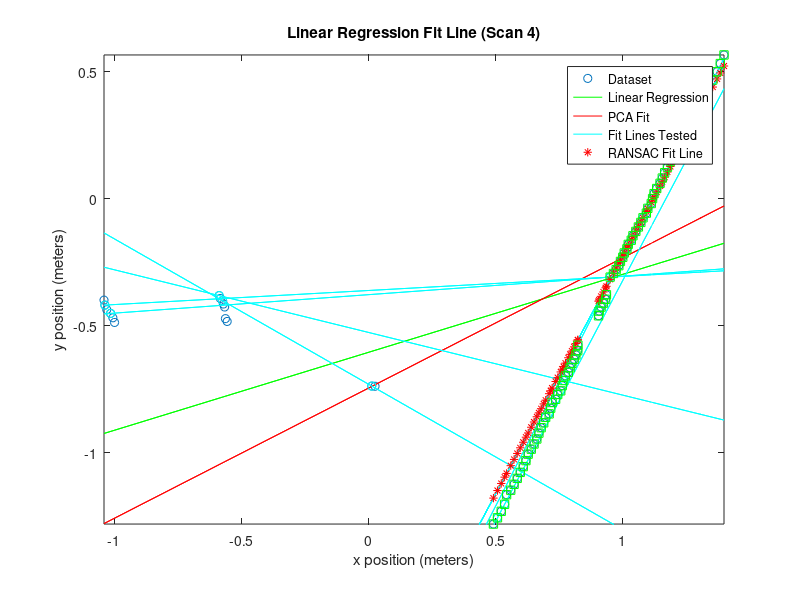

The MATLAB script that drew this image:
%% RANSAC Implementation
clear;
load('scan4.mat');
r_clean = nonzeros(r);
theta_clean = theta;
theta_clean(~r) = [];
[x, y] = pol2cart(deg2rad(theta_clean), r_clean);
p = polyfit(x, y, 1)
yp = polyval(p, x);
figure(1);clf;
plot(x,y, 'o');hold on;
plot(x, yp, 'g-');
axis equal;
title('Linear Regression Fit Line (Scan 4)');
xlabel('x position (meters)');
ylabel('y position (meters)');


coefficients = pca([x y]);
m = coefficients(2,1) / coefficients(1,1)
b = mean(y) - m * mean(x)
pcay = polyval([m b], x);
plot(x, pcay, 'r')

clearvars -except x y

points = [x y];

n = 8;
d = 0.1;

bestInliersSoFar = 0;
bestPoint1SoFar = [0 0];
bestPoint2SoFar = [0 0];
bestTestLineSoFar = [];
bestMatchedPoints = [];

% For each point pair
for i = 1:n
    matchedPoints = [];
    % Randomly select the points
    point1 = points(randi([1, length(points)]),:);
    point2 = points(randi([1, length(points)]),:);
    
    % Find and plot the line between them
    p = polyfit([point1(1) point2(1)], [point1(2) point2(2)], 1);
    testline = polyval(p, x);
    
    plot(x, testline, 'cyan', 'HandleVisibility', 'off')
    
    % Plot the endpoints in cyan
    plot(point1(1), point1(2), 'cyano', 'HandleVisibility', 'off')
    plot(point2(1), point2(2), 'cyano', 'HandleVisibility', 'off')
    
    % Find the tangent vector
    That = (point2 - point1) ./ vecnorm(point2 - point1);
    % Find the normal vector
    Nhat = ([-That(2) That(1)]);
    
    A = point1;
    B = point2;
    
    That = [B(1) - A(1);B(2) - A(2);0]./vecnorm([B(1) - A(1);B(2) - A(2);0]);
    Khat = [0;0;1];
    Nhat = cross(That,Khat);
    
    inliers = 0;
    
    % Test every point with this fit line
    for j = 1:length(points)

        r = points(j,:) - point1;
        r(3) = 0;
        
        a = point1 - point2;
        a(3) = 0;
        b = points(j,:) - point2;
        b(3) = 0;
%         dist = norm(cross(a,b)) / norm(a);
        
        dist = dot(r,Nhat);
        
        if abs(dist) <= d
            inliers = inliers + 1;
            matchedPoints(end+1,:) = points(j,:);
        end
    end
    
    if inliers > bestInliersSoFar
        bestMatchedPoints = matchedPoints;
        bestPoint1SoFar = point1;
        bestPoint2SoFar = point2;
        bestTestLineSoFar = testline;
        bestInliersSoFar = inliers;
        disp(inliers)
    end
    
    axis([min(x) max(x) min(y) max(y)]);
    
%     pause(1)
end

plot(x, testline, 'cyan')
plot(x, bestTestLineSoFar, 'r*')

plot(bestMatchedPoints(:,1), bestMatchedPoints(:,2), 'gs')

legend('Dataset', 'Linear Regression', 'PCA Fit', 'Fit Lines Tested', 'RANSAC Fit Line')
